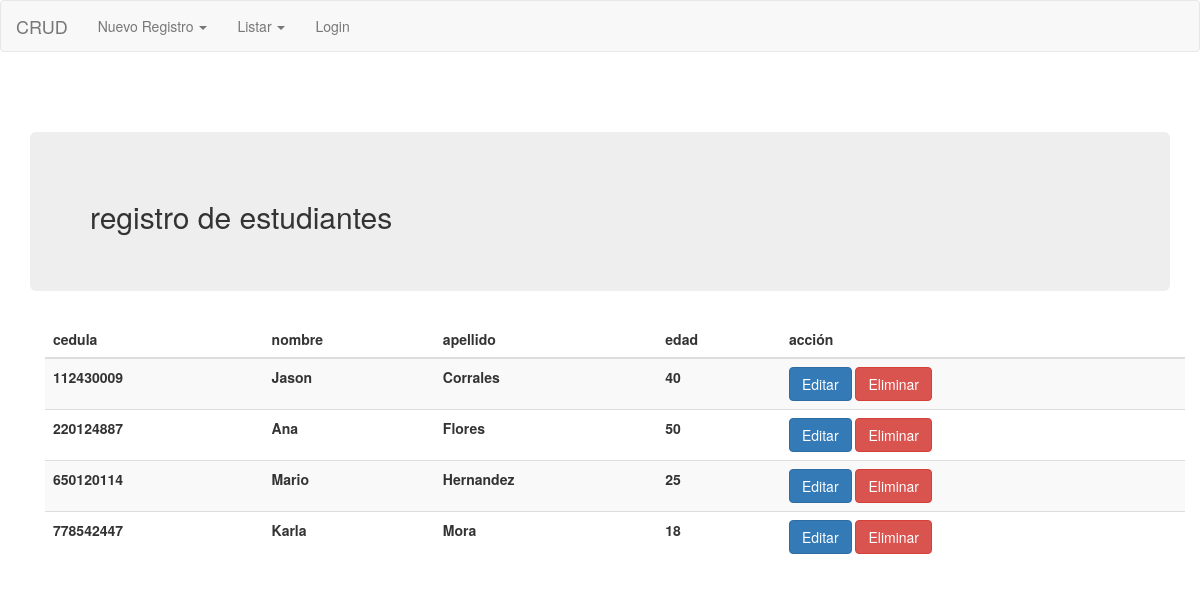
The page / on the database its author committed.
### tables this page shows
CREATE TABLE `estudiantes` (
  `cedula` varchar(20) NOT NULL,
  `nombre` varchar(45) DEFAULT NULL,
  `apellido` varchar(45) DEFAULT NULL,
  `edad` int(11) DEFAULT NULL
);

### controller/EstudianteController.php (called while the page is built, shortened)
<?php
require_once 'model/EstudianteModel.php';
class EstudianteController {
    private $model;
    function __construct() {
        $this->model = new EstudianteModel();
    }
     public function listar(){
         $estudiantes = $this->model->listarEstudiantes();
         require_once 'view/include/header.php';
         require_once 'view/estudiante/listar.php';
         require_once 'view/include/footer.php';
     }
}

### model/EstudianteModel.php (called while the page is built, shortened)
<?php
require_once 'baseDatos/conexion.php';
require_once 'Estudiante.php';
class EstudianteModel {
    private $bd;
    function __construct() {
        $this->bd = new ConexionBD();
    }
    public function listarEstudiantes(){
        $estudiantes = array();
        $this->bd->getConeccion();
        $sql="SELECT * FROM ESTUDIANTES";
        $registros = $this->bd->executeQueryReturnData($sql);
        $this->bd->cerrarConeccion();
        foreach($registros as $row) {
            $estudiante = new Estudiante($row['cedula'],$row['nombre'],$row['apellido'],$row['edad']);
            array_push($estudiantes, $estudiante);
        }
        return $estudiantes;
    }
}

### baseDatos/conexion.php (called while the page is built, shortened)
<?php
class ConexionBD
{
    private $servidor = 'localhost';
    private $usuario = 'root';
    private $password = '';
    private $baseDatos = 'universidad';
    private $coneccion;
    private function abrirConeccion(){
      $this->coneccion = mysqli_connect($this->servidor,$this->usuario,$this->password,$this->baseDatos);
      mysqli_query($this->coneccion, "SET NAMES 'utf8'");
    }
    public function getConeccion(){
      return $this->coneccion;
    }
    public function executeQueryReturnData($sql) {
       $registros = array();
       $resultado = $this->coneccion->query($sql);
       while($row = mysqli_fetch_assoc($resultado)){
          array_push($registros, $row);
       }
       return $registros;
   }
   public function cerrarConeccion(){
       $this->coneccion = null;
   }
}
?>

### model/Estudiante.php (called while the page is built, shortened)
<?php
class Estudiante {
    private $cedula;
    private $nombre;
    private $apellido;
    private $edad;
    function __construct($cedula, $nombre, $apellido, $edad) {
        $this->cedula = $cedula;
        $this->nombre = $nombre;
        $this->apellido = $apellido;
        $this->edad = $edad;
    }
    function getCedula() {
        return $this->cedula;
    }
    function getNombre() {
        return $this->nombre;
    }
    function getApellido() {
        return $this->apellido;
    }
    function getEdad() {
        return $this->edad;
    }
}

### view/estudiante/listar.php (the view)
<div class="container" style="margin-top: 80px">
    <div class="jumbotron">
        <h2>registro de estudiantes</h2>
    </div>
    <div class="container">
        <table class="table table-striped">
            <thead>
                <tr>
                    <th>cedula</th>
                    <th>nombre</th>
                    <th>apellido</th>
                    <th>edad</th>
                    <th>acción</th>
                </tr>
            </thead>
            <tbody>
                <?php foreach($estudiantes as $estudiante): ?>
                    <tr>
                        <th><?=$estudiante->getCedula();?></th>
                        <th><?=$estudiante->getNombre();?></th>
                        <th><?=$estudiante->getApellido();?></th>
                        <th><?=$estudiante->getEdad();?></th>
                        <th>
                            <a href="index.php?controller=Estudiante&action=editar&cedula=<?=$estudiante->getCedula();?>" class="btn btn-primary">Editar</a>
                            <a href="#" class="btn btn-danger">Eliminar</a>
                        </th>
                    </tr>
                    <?php endforeach;?>
            </tbody>
        </table>
    </div>
</div>

### index.php (shortened to what this page needs)
<?php
  if(isset($_GET['controller'])){
      $nombreControlador = $_GET['controller'].'Controller';
      $controller = new $nombreControlador();
  }else{
      $controller = new EstudianteController();
  }
  if(isset($_GET['action'])){
      $metodo = $_GET['action'];
      $controller->$metodo();
  }else{
      $controller->listar();
  }
?>

### view/include/header.php (shortened to what this page needs)
<!DOCTYPE html>
<html>
<head>
    <link rel="stylesheet" type="text/css" href="assets/css/bootstrap.min.css">
</head>
<body>
<header>
    <nav class="navbar navbar-default">
        <div class="container-fluid">
          <div class="navbar-header">
            <a class="navbar-brand" href="#">CRUD</a>
          </div>
          <div id="navbar" class="navbar-collapse collapse">
            <ul class="nav navbar-nav">
              <li class="dropdown">
                <a href="#" class="dropdown-toggle" data-toggle="dropdown" role="button" aria-expanded="false">Nuevo Registro <span class="caret"></span></a>
              </li>
              <li class="dropdown">
                <a href="#" class="dropdown-toggle" data-toggle="dropdown" role="button" aria-expanded="false">Listar <span class="caret"></span></a>
              </li>
              <li class="dropdown">
                <?php if(isset($_SESSION['usuarioLogueado'])): ?>
                <a href="index.php?controller=Usuario&action=cerrarSesion" class="dropdown-toggle" role="button" aria-expanded="false">Cerrar Sesión</a>
                <?php else:?>
                <a href="index.php?controller=Usuario&action=mostrarLogin" class="dropdown-toggle" role="button" aria-expanded="false">Login</a>
                <?php endif;?>
              </li>
            </ul>
          </div>
        </div>
      </nav>
</header>

### view/include/footer.php (shortened to what this page needs)
</body>
</html>

### rows shown on the page
estudiantes: cedula "112430009", nombre "Jason", apellido "Corrales", edad "40"
estudiantes: cedula "220124887", nombre "Ana", apellido "Flores", edad "50"
estudiantes: cedula "650120114", nombre "Mario", apellido "Hernandez", edad "25"
estudiantes: cedula "778542447", nombre "Karla", apellido "Mora", edad "18"
